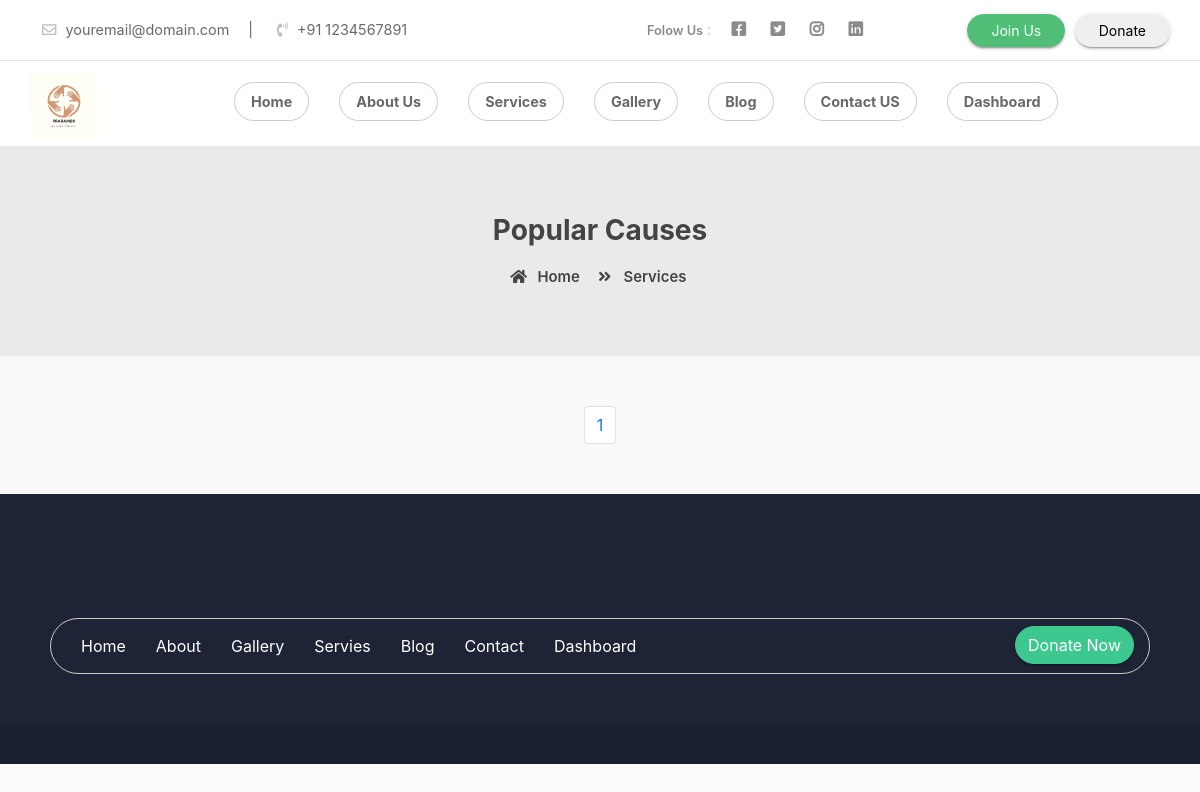
The app's page /home/services/, older data.
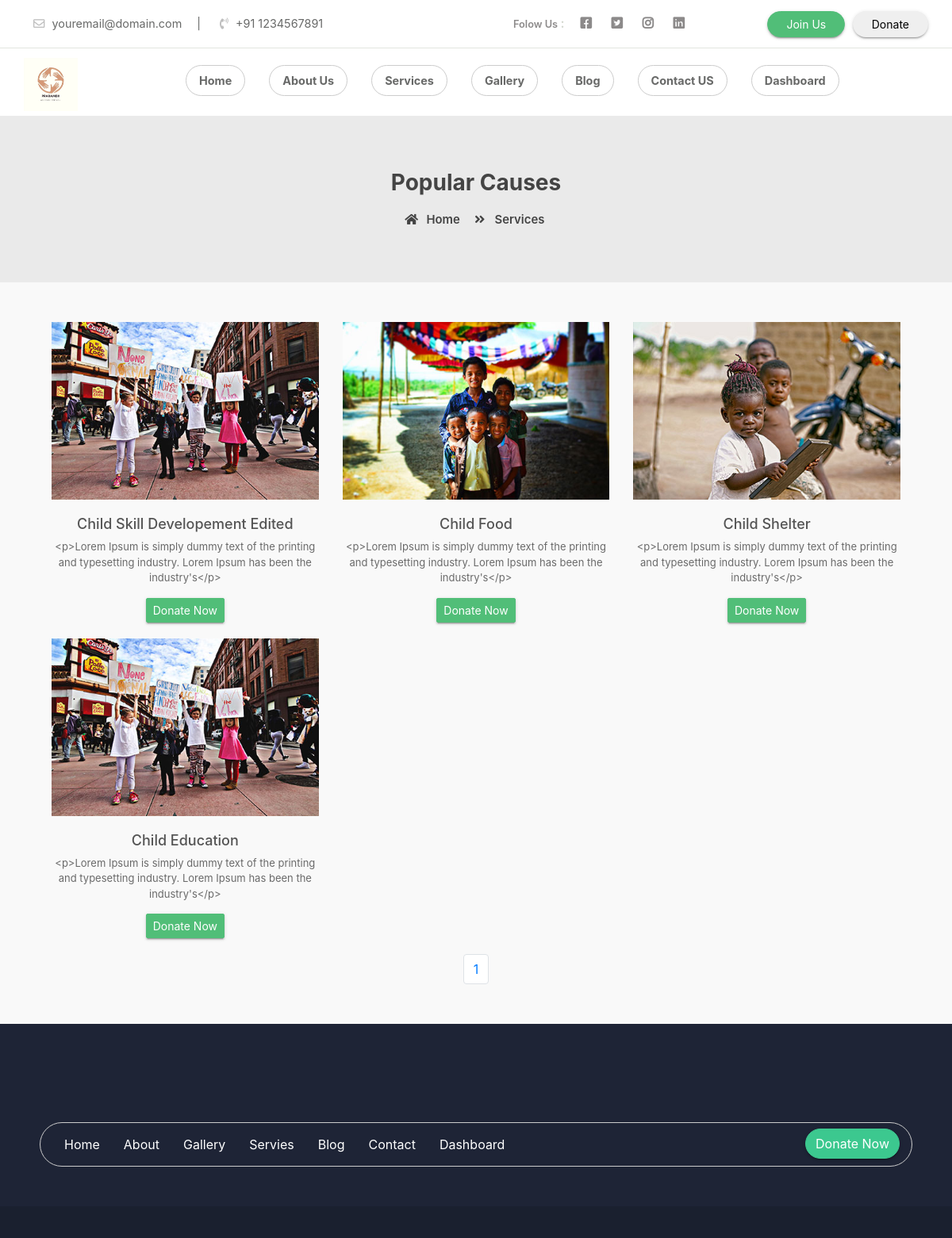
The same page, newer data.
### home/models.py (models this page shows, shortened)
class Services(models.Model):
    title = models.CharField(max_length=300, blank=True)
    sub_title = models.CharField(max_length=500, blank=True)
    image = models.FileField(upload_to="services/", max_length=500, blank=True)

### home/views.py (the view)
# urls.py: path('home/services/', views.services, name='services'),
def services(request):
    obj = Services.objects.all().order_by('-id')
    paginator = Paginator(obj, 6)
    page_number = request.GET.get('page')
    service_obj = paginator.get_page(page_number)
    total_pages = service_obj.paginator.num_pages
    context = {
        'service_obj': service_obj,
        'last_page': total_pages,
        'total_page': [page + 1 for page in range(total_pages)]
    }
    return render(request, 'services.html', context=context)

### templates/services.html (shortened to what this page needs)
{% extends 'base.html' %}
{% block body %}
{% load static %}
    <div class="page-nav no-margin row">
        <div class="container">
            <div class="row">
                <h2>Popular Causes</h2>
                <ul>
                    <li> <a href="{% url 'home' %}"><i class="fas fa-home"></i> Home</a></li>
                    <li><i class="fas fa-angle-double-right"></i> Services</li>
                </ul>
            </div>
        </div>
    </div>
    <section class="events">
        <div class="container">
            <div class="event-ro row">
                {% for item in service_obj %}
                <div class="col-md-4 col-sm-6">
                    <div class="event-box">
                        <img src="{{item.image.url}}" alt="">
                        <h4>{{item.title | safe}}</h4>
                        <p class="desic">{{item.sub_title}}</p>
                        <a href="{% url 'donateus' %}">
                        <button class="btn btn-success btn-sm">Donate Now</button>
                        </a>
                    </div>
                </div>
                {% endfor %}
            </div>
        </div>
        <nav aria-label="Page navigation example">
			<ul class="pagination justify-content-center">
				{% for page in total_page %}
			  <li class="page-item"><a class="page-link" href="?page={{page}}">{{page}}</a></li>
				{% endfor %}
			</ul>
		  </nav>
    </section>
{% endblock %}

Row changes from the older to the newer data that the page shows:
added Services: image (picture), title "Child Skill Developement Edited", sub_title "<p>Lorem Ipsum is simply dummy text of the printing and typesetting industry. Lorem Ipsum has been the industry's</p>"
added Services: image (picture), title "Child Food", sub_title "<p>Lorem Ipsum is simply dummy text of the printing and typesetting industry. Lorem Ipsum has been the industry's</p>"
added Services: image (picture), title "Child Shelter", sub_title "<p>Lorem Ipsum is simply dummy text of the printing and typesetting industry. Lorem Ipsum has been the industry's</p>"
added Services: image (picture), title "Child Education", sub_title "<p>Lorem Ipsum is simply dummy text of the printing and typesetting industry. Lorem Ipsum has been the industry's</p>"
